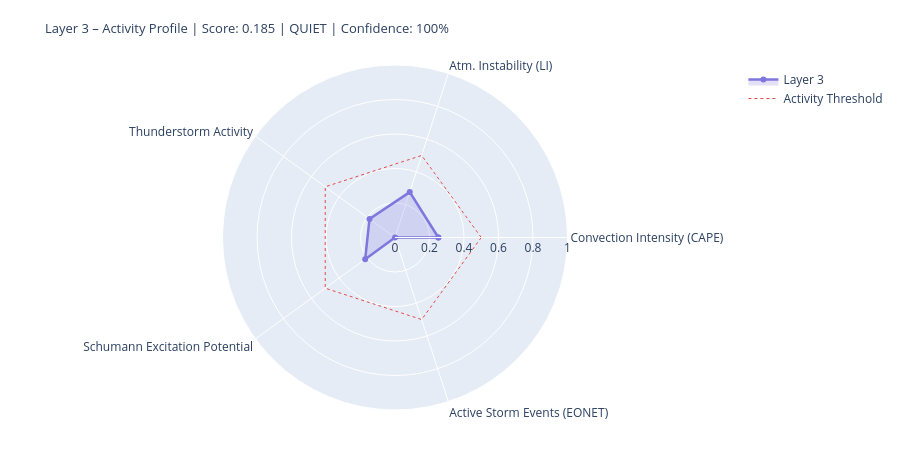

Notebook code for this chart:
### Markdown cell above
---
## 4. State Assessment & Handoff to Layer 4/5

### Code cell
# ============================================================
# LAYER-3-SCORE
# Five dynamic components
# ============================================================

def norm(v, lo, hi):
    if v is None or (isinstance(v, float) and math.isnan(v)): return None
    return round(max(0.0, min(1.0, (v - lo) / (hi - lo))), 4)

# --- 1) Convection intensity (global CAPE mean) ---
cape_mean = df_atm['cape'].dropna().mean() if not df_atm.empty else None
conv_score = norm(cape_mean, 0, 3000)
conv_src   = 'primary' if cape_mean is not None else 'missing'

# --- 2) Atmospheric instability (LI mean) ---
li_mean   = df_atm['li'].dropna().mean() if not df_atm.empty else None
# Negative LI = unstable → higher score
instab_score = norm(-li_mean if li_mean is not None else None, -6, 6)
instab_src   = 'primary' if li_mean is not None else 'missing'

# --- 3) Thunderstorm activity (mean thunder score + WMO count) ---
thunder_mean = df_atm['thunder_score'].mean() if not df_atm.empty else None
n_thunder    = int(df_atm['thunderstorm'].sum()) if not df_atm.empty else 0
thunder_score_val = norm(
    (thunder_mean or 0) * 0.7 + n_thunder * 0.1, 0, 1.0
) if thunder_mean is not None else None
thunder_src = 'primary'

# --- 4) Schumann excitation potential (weighted Schumann contribution) ---
schumann_pot = df_atm['schumann_contribution'].mean() if not df_atm.empty else None
# Boosted by Layer-2 thunderstorm trigger
if schumann_pot is not None and l2_thunder:
    schumann_pot = min(1.0, schumann_pot * 1.2)
schumann_score = norm(schumann_pot, 0, 1.0) if schumann_pot is not None else None
schumann_src   = 'derived'

# --- 5) Storm activity (NASA EONET) ---
# Distinction: None = data not loaded, 0.0 = loaded but no events
storm_score = None
storm_src   = 'missing'
if raw.get('storms') is not None:          # API reached successfully
    storm_score = norm(len(storm_events), 0, 30) if storm_events else 0.0
    storm_src   = 'primary'

# X-Ray and Kp: context only, not in dynamic score
# (X-Ray = Layer-0/4 driver; Kp = geomagnetic index, not a lightning proxy)
xray_context = None
if raw.get('xray'):
    df_xc = pd.DataFrame(raw['xray'])
    fc = next((c for c in df_xc.columns
               if any(k in c.lower() for k in ['flux','long']) and 'time' not in c.lower()),
              df_xc.columns[1])
    df_xc[fc] = pd.to_numeric(df_xc[fc], errors='coerce')
    xray_last = df_xc[fc].dropna().iloc[-1] if not df_xc[fc].dropna().empty else None
    if xray_last:
        xray_class = ('X' if xray_last>=1e-4 else 'M' if xray_last>=1e-5
                      else 'C' if xray_last>=1e-6 else 'B')
        xray_context = {'flux': float(xray_last), 'class': xray_class}
        print(f'X-Ray context: {xray_class}-class ({xray_last:.2e} W/m²)')

# --- Aggregate ---
COMPONENTS = {
    'Convection Intensity (CAPE)':  {'score': conv_score,       'source': conv_src,    'dynamic': True},
    'Atm. Instability (LI)':         {'score': instab_score,     'source': instab_src,  'dynamic': True},
    'Thunderstorm Activity':              {'score': thunder_score_val, 'source': thunder_src, 'dynamic': True},
    'Schumann Excitation Potential':   {'score': schumann_score,   'source': schumann_src,'dynamic': True},
    'Active Storm Events (EONET)': {'score': storm_score,      'source': storm_src,   'dynamic': True},
}

available   = {k: v['score'] for k, v in COMPONENTS.items() if v['score'] is not None}
unavailable = [k for k, v in COMPONENTS.items() if v['score'] is None]
layer3_score = round(sum(available.values()) / len(available), 4) if available else None
confidence   = round(len(available) / len(COMPONENTS), 2)
level = ('unknown' if layer3_score is None
         else 'quiet'   if layer3_score < 0.3
         else 'moderate' if layer3_score < 0.6
         else 'active')
dominant_l3 = max(available, key=available.get) if available else 'none'

# --- Ausgabe ---
W = 68
print('=' * W)
print('LAYER 3 – ATMOSPHERE / WEATHER / THUNDERSTORMS – STATE ASSESSMENT')
print('=' * W)
for name, comp in COMPONENTS.items():
    s = comp['score']
    if s is not None:
        bar = '█' * int(s * 20) + '░' * (20 - int(s * 20))
        print(f'  {name:<36} {bar}  {s:.3f}  [{comp["source"]}]')
    else:
        print(f'  {name:<36} {"─" * 20}  n/a   [missing]')
print('-' * W)
print(f'  Score:        {layer3_score:.3f}  ({len(available)}/{len(COMPONENTS)} components)')
print(f'  Confidence:   {confidence:.0%}')
print(f'  Level:        {level.upper()}')
print(f'  Dominant:     {dominant_l3}')
print(f'  CAPE mean:    {cape_mean:.0f} J/kg' if cape_mean else '  CAPE mean:    n/a')
print(f'  LI mean:      {li_mean:.1f} K' if li_mean is not None else '  LI mean:      n/a')
print(f'  Thunderstorms:{n_thunder} points (WMO)  +  {len(storm_events)} NASA EONET')
print('=' * W)

# Radar
cats   = list(available.keys())
vals_r = list(available.values())
if len(cats) >= 3:
    fig = go.Figure()
    fig.add_trace(go.Scatterpolar(
        r=vals_r + [vals_r[0]], theta=cats + [cats[0]],
        fill='toself', fillcolor='rgba(127,119,221,0.22)',
        line=dict(color='#7F77DD', width=2.5), name='Layer 3'
    ))
    fig.add_trace(go.Scatterpolar(
        r=[0.5] * (len(cats)+1), theta=cats + [cats[0]],
        line=dict(color='#E24B4A', dash='dot', width=1),
        mode='lines', name='Activity Threshold'
    ))
    fig.update_layout(
        title=dict(
            text=f'Layer 3 – Activity Profile | Score: {layer3_score:.3f} | {level.upper()} | Confidence: {confidence:.0%}',
            font=dict(size=13)
        ),
        polar=dict(radialaxis=dict(visible=True, range=[0, 1])),
        height=450, showlegend=True,
        margin=dict(l=60, r=60, t=65, b=40)
    )
    fig.show()

### Figure 1 — Plotly figure (JSON) as saved in the notebook; plotly's stock layout.template omitted (floating-point values rounded to 4 significant figures)
{"data": [{"fill": "toself", "fillcolor": "rgba(127,119,221,0.22)", "line": {"color": "#7F77DD", "width": 2.5}, "name": "Layer 3", "r": [0.2513, 0.2767, 0.1827, 0.2136, 0.0, 0.2513], "theta": ["Convection Intensity (CAPE)", "Atm. Instability (LI)", "Thunderstorm Activity", "Schumann Excitation Potential", "Active Storm Events (EONET)", "Convection Intensity (CAPE)"], "type": "scatterpolar"}, {"line": {"color": "#E24B4A", "dash": "dot", "width": 1}, "mode": "lines", "name": "Activity Threshold", "r": [0.5, 0.5, 0.5, 0.5, 0.5, 0.5], "theta": ["Convection Intensity (CAPE)", "Atm. Instability (LI)", "Thunderstorm Activity", "Schumann Excitation Potential", "Active Storm Events (EONET)", "Convection Intensity (CAPE)"], "type": "scatterpolar"}], "layout": {"height": 450, "margin": {"b": 40, "l": 60, "r": 60, "t": 65}, "polar": {"radialaxis": {"range": [0, 1], "visible": true}}, "showlegend": true, "title": {"font": {"size": 13}, "text": "Layer 3 – Activity Profile | Score: 0.185 | QUIET | Confidence: 100%"}}}
